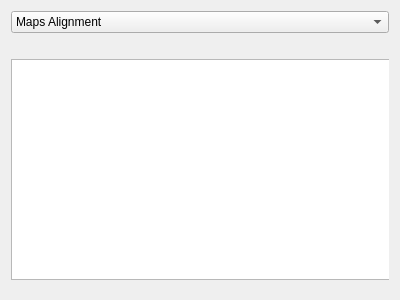
<?xml version="1.0" encoding="UTF-8"?>
<ui version="4.0">
 <class>mapWidget</class>
 <widget class="QWidget" name="mapWidget">
  <property name="geometry">
   <rect>
    <x>0</x>
    <y>0</y>
    <width>400</width>
    <height>300</height>
   </rect>
  </property>
  <property name="sizePolicy">
   <sizepolicy hsizetype="MinimumExpanding" vsizetype="MinimumExpanding">
    <horstretch>0</horstretch>
    <verstretch>0</verstretch>
   </sizepolicy>
  </property>
  <property name="cursor">
   <cursorShape>ArrowCursor</cursorShape>
  </property>
  <property name="windowTitle">
   <string>Form</string>
  </property>
  <layout class="QVBoxLayout" name="verticalLayout">
   <item>
    <widget class="QComboBox" name="displayComboBox">
     <item>
      <property name="text">
       <string>Maps Alignment</string>
      </property>
     </item>
     <item>
      <property name="text">
       <string>Features</string>
      </property>
     </item>
     <item>
      <property name="text">
       <string>Initial Feature Matching</string>
      </property>
     </item>
     <item>
      <property name="text">
       <string>Final Feature Matching (after RANSAC)</string>
      </property>
     </item>
     <item>
      <property name="text">
       <string>Merged Map</string>
      </property>
     </item>
    </widget>
   </item>
   <item>
    <widget class="QStackedWidget" name="stackedWidget">
     <property name="sizePolicy">
      <sizepolicy hsizetype="Preferred" vsizetype="Preferred">
       <horstretch>0</horstretch>
       <verstretch>0</verstretch>
      </sizepolicy>
     </property>
     <property name="currentIndex">
      <number>0</number>
     </property>
     <widget class="QWidget" name="mapsAlignment">
      <property name="sizePolicy">
       <sizepolicy hsizetype="Expanding" vsizetype="Expanding">
        <horstretch>0</horstretch>
        <verstretch>0</verstretch>
       </sizepolicy>
      </property>
      <widget class="QGraphicsView" name="mapGraphicsView">
       <property name="geometry">
        <rect>
         <x>0</x>
         <y>20</y>
         <width>381</width>
         <height>221</height>
        </rect>
       </property>
       <property name="minimumSize">
        <size>
         <width>0</width>
         <height>0</height>
        </size>
       </property>
      </widget>
     </widget>
     <widget class="QWidget" name="features">
      <property name="sizePolicy">
       <sizepolicy hsizetype="Preferred" vsizetype="Preferred">
        <horstretch>0</horstretch>
        <verstretch>0</verstretch>
       </sizepolicy>
      </property>
      <widget class="QLabel" name="featuresLabel">
       <property name="geometry">
        <rect>
         <x>10</x>
         <y>30</y>
         <width>361</width>
         <height>211</height>
        </rect>
       </property>
       <property name="sizePolicy">
        <sizepolicy hsizetype="Expanding" vsizetype="Expanding">
         <horstretch>0</horstretch>
         <verstretch>0</verstretch>
        </sizepolicy>
       </property>
       <property name="text">
        <string/>
       </property>
       <property name="scaledContents">
        <bool>true</bool>
       </property>
      </widget>
     </widget>
     <widget class="QWidget" name="initialMatching">
      <property name="sizePolicy">
       <sizepolicy hsizetype="Expanding" vsizetype="Expanding">
        <horstretch>0</horstretch>
        <verstretch>0</verstretch>
       </sizepolicy>
      </property>
      <widget class="QLabel" name="initialMatchingLabel">
       <property name="geometry">
        <rect>
         <x>10</x>
         <y>30</y>
         <width>361</width>
         <height>211</height>
        </rect>
       </property>
       <property name="sizePolicy">
        <sizepolicy hsizetype="Expanding" vsizetype="Expanding">
         <horstretch>0</horstretch>
         <verstretch>0</verstretch>
        </sizepolicy>
       </property>
       <property name="text">
        <string/>
       </property>
       <property name="scaledContents">
        <bool>true</bool>
       </property>
      </widget>
     </widget>
     <widget class="QWidget" name="finalMatching">
      <widget class="QLabel" name="finalMatchingLabel">
       <property name="geometry">
        <rect>
         <x>10</x>
         <y>30</y>
         <width>361</width>
         <height>211</height>
        </rect>
       </property>
       <property name="sizePolicy">
        <sizepolicy hsizetype="Expanding" vsizetype="Expanding">
         <horstretch>0</horstretch>
         <verstretch>0</verstretch>
        </sizepolicy>
       </property>
       <property name="text">
        <string/>
       </property>
       <property name="scaledContents">
        <bool>true</bool>
       </property>
      </widget>
     </widget>
     <widget class="QWidget" name="merged">
      <widget class="QLabel" name="mergedLabel">
       <property name="geometry">
        <rect>
         <x>20</x>
         <y>20</y>
         <width>351</width>
         <height>221</height>
        </rect>
       </property>
       <property name="sizePolicy">
        <sizepolicy hsizetype="Expanding" vsizetype="Expanding">
         <horstretch>0</horstretch>
         <verstretch>0</verstretch>
        </sizepolicy>
       </property>
       <property name="text">
        <string/>
       </property>
       <property name="scaledContents">
        <bool>true</bool>
       </property>
      </widget>
     </widget>
    </widget>
   </item>
  </layout>
 </widget>
 <resources/>
 <connections/>
</ui>
